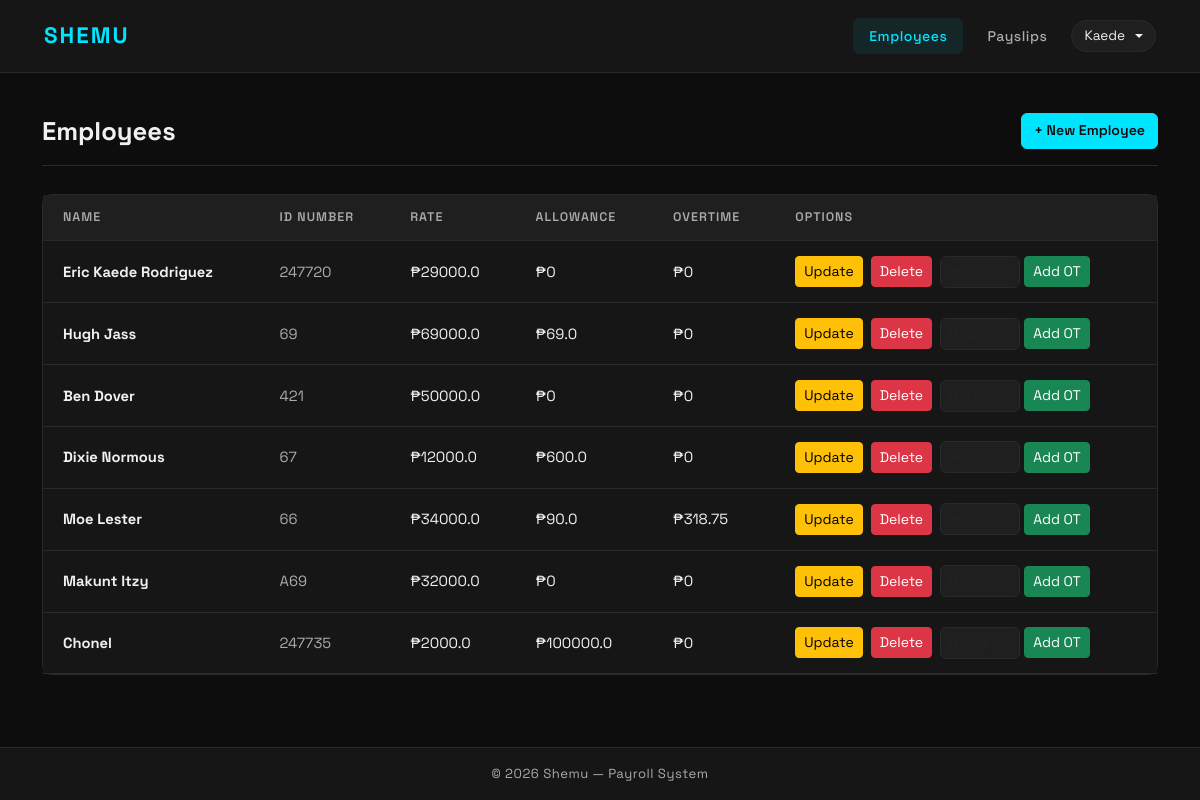
Screenshot of / (signed in) with the database file from the repository.
### payroll_app/models.py (models this page shows, shortened)
class Employee(models.Model):
    name = models.CharField(max_length=300)
    id_number = models.CharField(max_length=50, primary_key=True, unique=True)
    rate = models.FloatField()
    overtime_pay = models.FloatField(null=True, blank=True)
    allowance = models.FloatField(null=True, blank=True)

### payroll_app/views.py (the view)
# urls.py: path('', views.employees, name='employees'),
def employees(request):
    if not request.user.is_authenticated:
        return redirect('login')
    all_employees = Employee.objects.all()
    return render(request, 'payroll_app/employees.html', {'employees': all_employees})

### payroll_app/templates/payroll_app/employees.html (shortened to what this page needs)
{% extends 'payroll_app/base.html' %}
{% block content %}
<div class="page-header">
    <h1 class="page-title">Employees</h1>
    <a href="{% url 'create_employee' %}" class="btn btn-accent">+ New Employee</a>
</div>
<div class="card">
    <table class="table table-hover mb-0">
        <thead>
            <tr>
                <th>Name</th>
                <th>ID Number</th>
                <th>Rate</th>
                <th>Allowance</th>
                <th>Overtime</th>
                <th>Options</th>
            </tr>
        </thead>
        <tbody>
            {% for emp in employees %}
            <tr>
                <td><strong>{{ emp.name }}</strong></td>
                <td><span class="text-muted">{{ emp.id_number }}</span></td>
                <td>₱{{ emp.rate }}</td>
                <td>₱{{ emp.allowance|default:"0" }}</td>
                <td>₱{{ emp.overtime_pay|default:"0" }}</td>
                <td>
                    <div class="d-flex align-items-center gap-2 flex-wrap">
                        <a href="{% url 'update_employee' emp.id_number %}" class="btn btn-sm btn-warning">Update</a>
                        <form method="post" action="{% url 'delete_employee' emp.id_number %}" class="d-inline" onsubmit="return confirm('Are you sure you want to delete {{ emp.name }}?')">
                            <button type="submit" class="btn btn-sm btn-danger">Delete</button>
                        </form>
                        <form method="post" action="{% url 'add_overtime' emp.id_number %}" class="d-inline d-flex align-items-center gap-1">
                            <input type="number" name="overtime_hours" placeholder="Hours" min="0" step="0.01" class="form-control form-control-sm" style="width:80px">
                            <button type="submit" class="btn btn-sm btn-success">Add OT</button>
                        </form>
                    </div>
                </td>
            </tr>
            {% empty %}
            <tr>
                <td colspan="6" class="text-center text-muted py-4">No employees yet. Add one to get started.</td>
            </tr>
            {% endfor %}
        </tbody>
    </table>
</div>
{% endblock %}

### payroll_app/templates/payroll_app/base.html (shortened to what this page needs)
<!DOCTYPE html>
<html lang="en" data-theme="dark">
<head>
    <link href="https://cdn.jsdelivr.net/npm/bootstrap@5.3.0/dist/css/bootstrap.min.css" rel="stylesheet">
</head>
<body>
<nav class="navbar navbar-expand-lg">
    <div class="container">
        <a class="navbar-brand" href="{% url 'employees' %}">Shemu</a>
        <div class="navbar-nav ms-auto d-flex align-items-center gap-2">
            {% if request.user.is_authenticated %}
                <a class="nav-link {% if request.resolver_match.url_name == 'employees' or request.resolver_match.url_name == 'create_employee' or request.resolver_match.url_name == 'update_employee' %}active{% endif %}" href="{% url 'employees' %}">Employees</a>
                <a class="nav-link {% if request.resolver_match.url_name == 'payslips' or request.resolver_match.url_name == 'view_payslip' %}active{% endif %}" href="{% url 'payslips' %}">Payslips</a>
                <div class="dropdown">
                    <button class="theme-toggle dropdown-toggle" type="button" data-bs-toggle="dropdown" aria-expanded="false">
                        {{ request.user.username }}
                    </button>
                </div>
            {% else %}
                <button class="theme-toggle" onclick="toggleTheme()" id="themeBtn">☀️ Light</button>
            {% endif %}
        </div>
    </div>
</nav>
<div class="main-content">
    <div class="container">
        {% block content %}{% endblock %}
    </div>
</div>
<footer>
    &copy; 2026 Shemu &mdash; Payroll System
</footer>
</body>
</html>

### payroll_app/templates/payroll_app/base.html (style rules this page uses)
[data-theme="dark"] { --bg: #0d0d0d; --surface: #161616; --surface2: #1f1f1f; --border: #2a2a2a; --accent: #00e5ff; --accent-hover: rgba(0, 229, 255, 0.08); --text: #f0f0f0; --text-inverse: #0d0d0d; --muted: #aaaaaa; --table-hover: rgba(255,255,255,0.03); --input-bg: #1f1f1f; --input-border: #2a2a2a; }
* { box-sizing: border-box; }
body { font-family: 'Space Grotesk', sans-serif; background-color: var(--bg); color: var(--text); min-height: 100vh; display: flex; flex-direction: column; transition: background-color 0.3s, color 0.3s; }
.navbar { background-color: var(--surface) !important; border-bottom: 1px solid var(--border); padding: 0.9rem 2rem; transition: background-color 0.3s; }
.navbar-brand { font-size: 1.4rem; font-weight: 700; color: var(--accent) !important; letter-spacing: 2px; text-transform: uppercase; }
.nav-link { color: var(--muted) !important; font-weight: 500; font-size: 0.88rem; letter-spacing: 0.5px; padding: 0.45rem 1rem !important; border-radius: 6px; transition: all 0.2s; }
.nav-link.active { color: var(--accent) !important; background-color: var(--accent-hover); }
.theme-toggle { background: var(--surface2); border: 1px solid var(--border); border-radius: 20px; padding: 0.3rem 0.75rem; cursor: pointer; font-size: 0.85rem; color: var(--text); transition: all 0.2s; display: flex; align-items: center; gap: 0.4rem; }
.text-muted { color: var(--muted) !important; }
.main-content { flex: 1; padding: 2.5rem 0; }
.page-header { display: flex; justify-content: space-between; align-items: center; margin-bottom: 1.75rem; padding-bottom: 1rem; border-bottom: 1px solid var(--border); }
.page-title { font-size: 1.6rem; font-weight: 700; color: var(--text); margin: 0; }
.card { background-color: var(--surface); border: 1px solid var(--border); border-radius: 10px; box-shadow: none; transition: background-color 0.3s; }
.table { color: var(--text); margin-bottom: 0; }
.table thead th { background-color: var(--surface2); color: var(--muted); font-weight: 600; font-size: 0.78rem; letter-spacing: 1px; text-transform: uppercase; border-color: var(--border); padding: 0.85rem 1.25rem; }
.table tbody td { padding: 0.9rem 1.25rem; vertical-align: middle; border-color: var(--border); font-size: 0.92rem; background-color: var(--surface); color: var(--text); }
.btn-accent { background-color: var(--accent); border-color: var(--accent); color: var(--text-inverse); font-weight: 600; font-size: 0.88rem; }
[data-theme="dark"] .btn-accent { color: var(--bg); }
.form-control, .form-select { background-color: var(--input-bg); border-color: var(--input-border); color: var(--text); border-radius: 6px; font-size: 0.92rem; transition: all 0.2s; }
footer { background-color: var(--surface); border-top: 1px solid var(--border); color: var(--muted); text-align: center; padding: 1rem; font-size: 0.82rem; letter-spacing: 0.5px; transition: background-color 0.3s; }

### rows the page displays
Employee: name "Eric Kaede Rodriguez", id_number "247720", rate "29000.0", allowance "0", overtime_pay "0"
Employee: name "Hugh Jass", id_number "69", rate "69000.0", allowance "69.0", overtime_pay "0"
Employee: name "Ben Dover", id_number "421", rate "50000.0", allowance "0", overtime_pay "0"
Employee: name "Dixie Normous", id_number "67", rate "12000.0", allowance "600.0", overtime_pay "0"
Employee: name "Moe Lester", id_number "66", rate "34000.0", allowance "90.0", overtime_pay "318.75"
Employee: name "Makunt Itzy", id_number "A69", rate "32000.0", allowance "0", overtime_pay "0"
Employee: name "Chonel", id_number "247735", rate "2000.0", allowance "100000.0", overtime_pay "0"

### other values shown
{{ request.user.username }} "Kaede"
